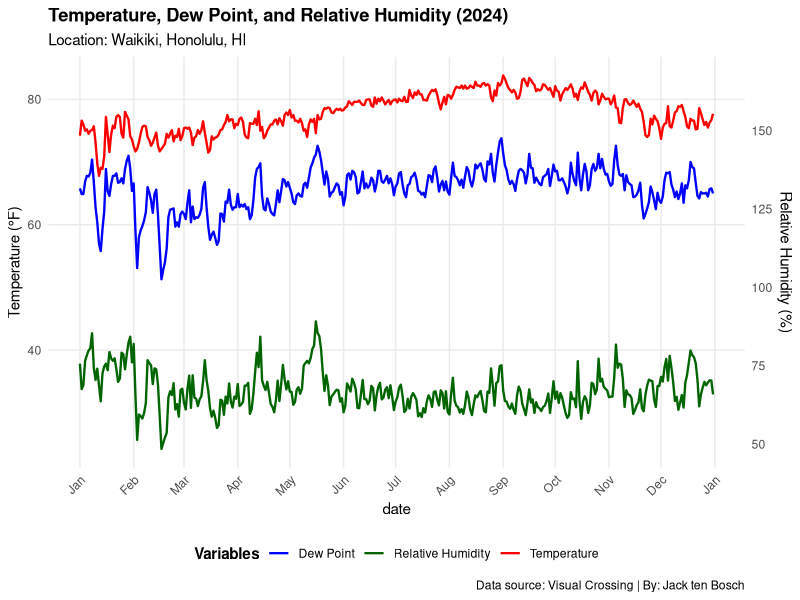
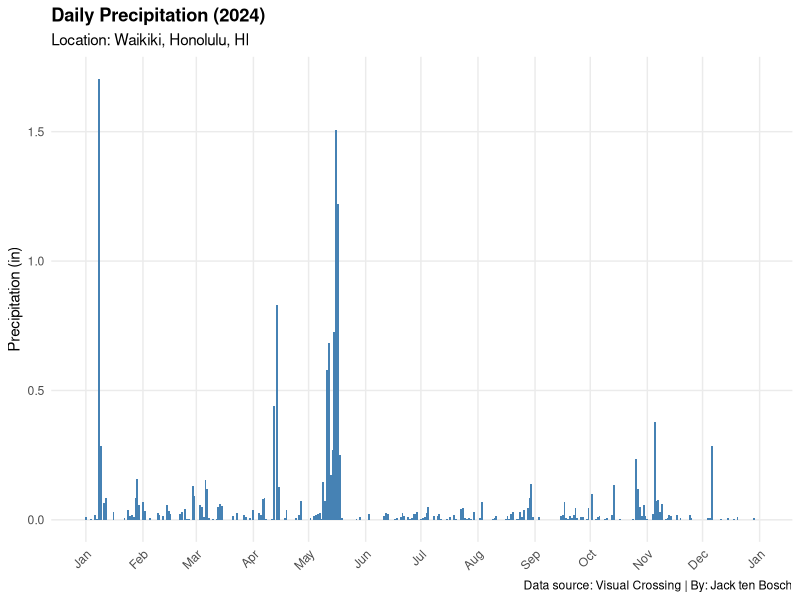
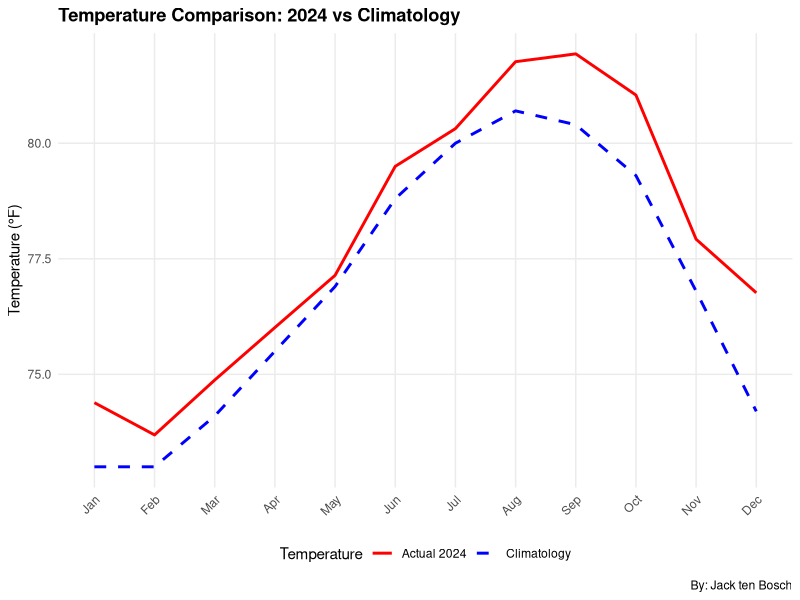
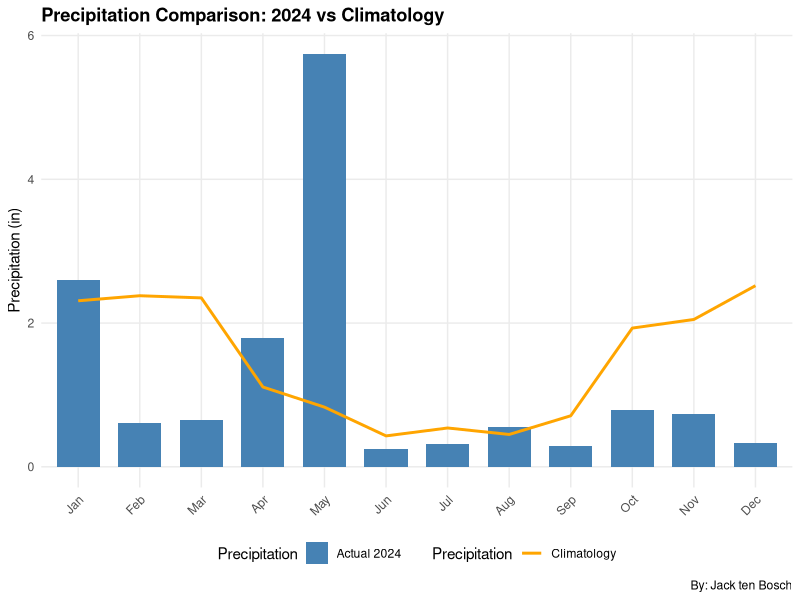
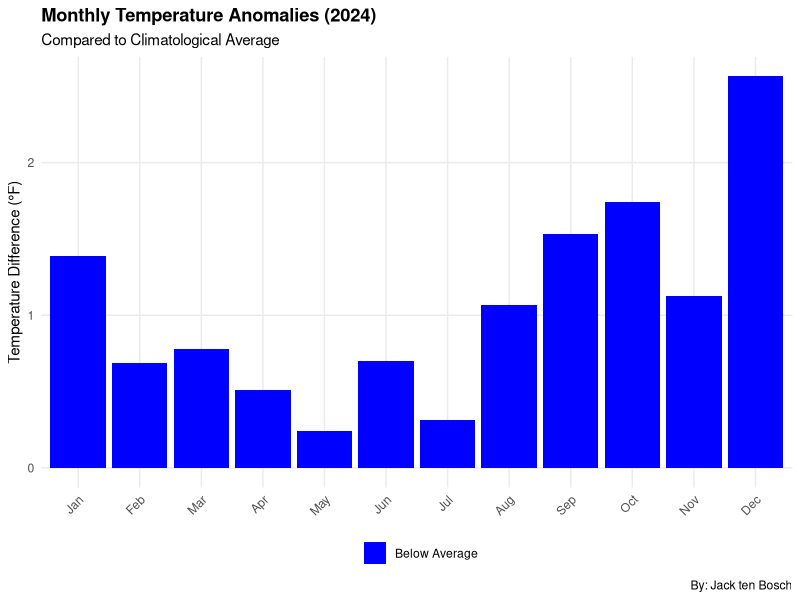
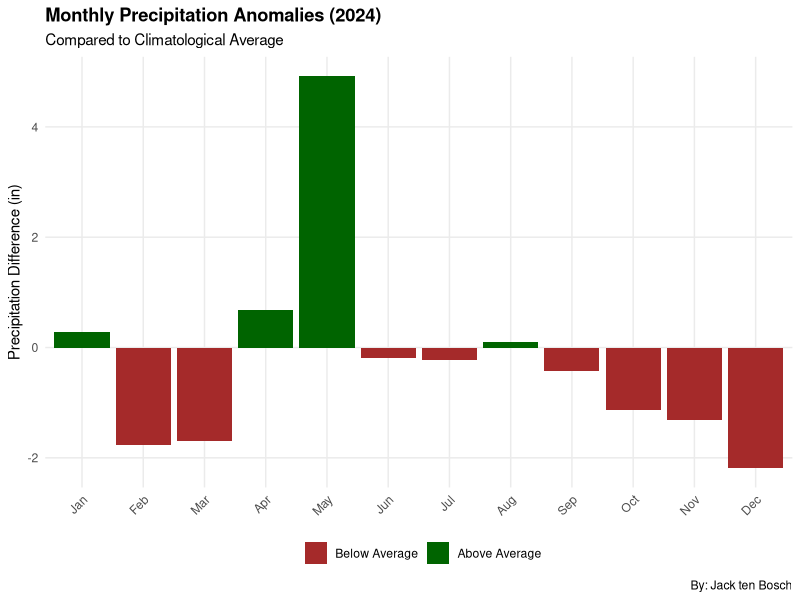
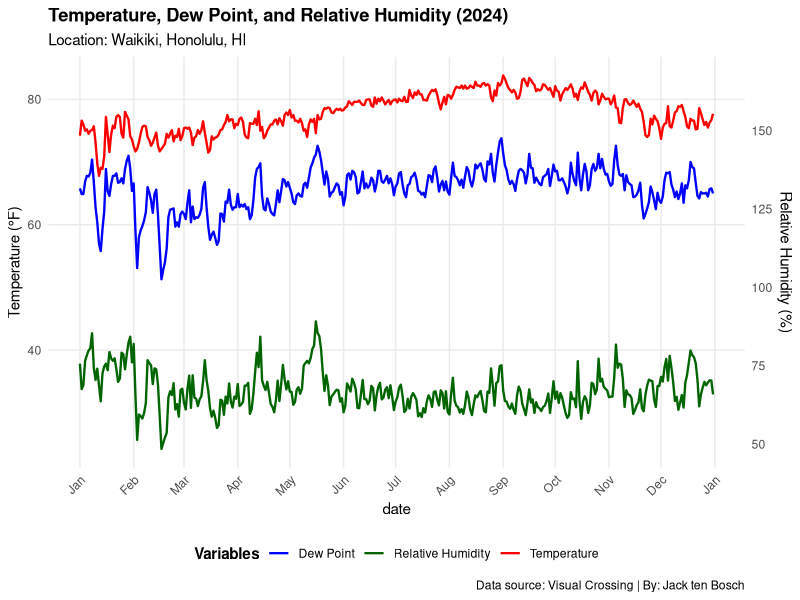
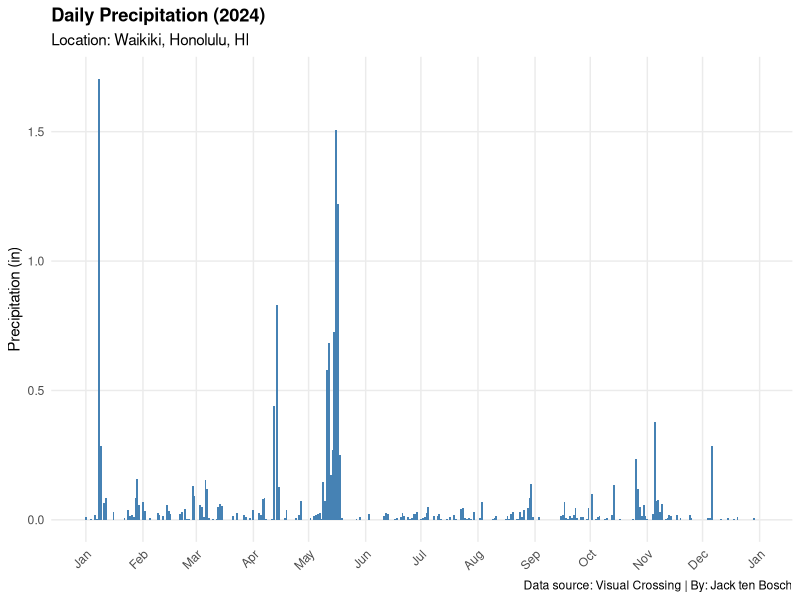

Reproduce these figures in R, in order.
# load required libraries
library(ggplot2)
library(dplyr)
library(lubridate)
library(zoo)      # for na.approx and na.spline
library(patchwork) # for combining plots
library(scales)   # for pretty axis formatting

# create plots directory if it doesn't exist
if (!dir.exists("plots")) {
  dir.create("plots")
}

# load the data
vuln_data <- read.csv("data.csv")

# data preprocessing: ensure 'datetime' is date type
# check if 'datetime' column exists and convert it
if("datetime" %in% colnames(vuln_data)) {
  vuln_data$date <- as.Date(vuln_data$datetime)
} else {
  stop("the required 'datetime' column is missing from data.csv")
}

# check for other required columns and handle potential missing data
required_cols <- c("temp", "dew", "humidity", "precip")
missing_cols <- setdiff(required_cols, colnames(vuln_data))
if(length(missing_cols) > 0) {
  warning(paste("the following required columns are missing:", paste(missing_cols, collapse=", "), "- related plots/analysis might fail."))
}

# i should probably consider simple imputation for missing numerical values if appropriate
# e.g., using linear interpolation for temp, dew, humidity
# vuln_data$temp <- na.approx(vuln_data$temp, na.rm = FALSE)
# vuln_data$dew <- na.approx(vuln_data$dew, na.rm = FALSE)
# vuln_data$humidity <- na.approx(vuln_data$humidity, na.rm = FALSE)
# vuln_data$precip <- ifelse(is.na(vuln_data$precip), 0, vuln_data$precip) # assume na precip is 0

# 1. create main time series plot (temperature, dew point, and relative humidity)
# check if necessary columns exist before plotting
if(all(c("temp", "dew", "humidity") %in% colnames(vuln_data))) {
  temp_dew_humidity_plot <- ggplot(vuln_data, aes(x = date)) +
    geom_line(aes(y = temp, color = "Temperature"), size = 0.8) +
    geom_line(aes(y = dew, color = "Dew Point"), size = 0.8) +
    geom_line(aes(y = humidity/2, color = "Relative Humidity"), size = 0.8) +
    scale_y_continuous(
      name = "Temperature (°F)",
      sec.axis = sec_axis(~.*2, name = "Relative Humidity (%)")
    ) +
    scale_x_date(date_breaks = "1 month", date_labels = "%b") +
    scale_color_manual(
      values = c("Temperature" = "red", "Dew Point" = "blue", 
                 "Relative Humidity" = "darkgreen"),
      name = "Variables"
    ) +
    labs(
      title = "Temperature, Dew Point, and Relative Humidity (2024)",
      subtitle = "Location: Waikiki, Honolulu, HI",
      caption = "Data source: Visual Crossing | By: Jack ten Bosch"
    ) +
    theme_minimal() +
    theme(
      legend.position = "bottom",
      axis.text.x = element_text(angle = 45, hjust = 1),
      panel.grid.minor = element_blank(),
      plot.title = element_text(face = "bold"),
      legend.title = element_text(face = "bold")
    )
  # print the plot
  print(temp_dew_humidity_plot)
  # save the plot
  ggsave("plots/temp_dew_humidity_plot.png", plot = temp_dew_humidity_plot, width = 10, height = 6, dpi = 300, bg = "white")
} else {
  warning("skipping temperature/dew/humidity plot due to missing columns.")
  temp_dew_humidity_plot <- NULL # assign null if plot cannot be created
}

# 2. create precipitation time series plot
if("precip" %in% colnames(vuln_data)) {
  precip_plot <- ggplot(vuln_data, aes(x = date, y = precip)) +
    geom_col(fill = "steelblue", width = 1) +
    scale_x_date(date_breaks = "1 month", date_labels = "%b") +
    labs(
      title = "Daily Precipitation (2024)",
      subtitle = "Location: Waikiki, Honolulu, HI",
      y = "Precipitation (in)",
      x = NULL,
      caption = "Data source: Visual Crossing | By: Jack ten Bosch"
    ) +
    theme_minimal() +
    theme(
      axis.text.x = element_text(angle = 45, hjust = 1),
      panel.grid.minor = element_blank(),
      plot.title = element_text(face = "bold")
    )
  # print the plot
  print(precip_plot)
  # save the plot
  ggsave("plots/precip_plot.png", plot = precip_plot, width = 10, height = 6, dpi = 300, bg = "white")
} else {
  warning("skipping precipitation plot due to missing 'precip' column.")
  precip_plot <- NULL # assign null if plot cannot be created
}

# 3. calculate monthly summaries for comparison with climatology
# check required columns before proceeding
if(all(c("temp", "dew", "humidity", "precip") %in% colnames(vuln_data))) {
  monthly_summary <- vuln_data %>%
    mutate(month_num = month(date)) %>%
    mutate(month = factor(month_num, 
                          levels = 1:12, 
                          labels = month.abb)) %>%
    group_by(month, month_num) %>%
    summarize(
      avg_temp = mean(temp, na.rm = TRUE),
      avg_dew = mean(dew, na.rm = TRUE),
      avg_humidity = mean(humidity, na.rm = TRUE),
      total_precip = sum(precip, na.rm = TRUE),
      .groups = "drop"
    ) %>%
    arrange(month_num)

  # climatology data for honolulu (replace with your actual week 3 lab data)
  # source: noaa climate normals for honolulu international airport (1991-2020)
  climatology <- data.frame(
    month_num = 1:12,
    month = factor(month.abb, levels = month.abb),
    clim_temp = c(73.0, 73.0, 74.1, 75.5, 76.9, 78.8, 80.0, 80.7, 80.4, 79.3, 76.8, 74.2),
    clim_precip = c(2.31, 2.38, 2.35, 1.11, 0.83, 0.43, 0.54, 0.45, 0.71, 1.93, 2.05, 2.52)
  )

  # merge actual data with climatology - fix the join
  comparison <- monthly_summary %>%
    select(-month) %>%  # remove the problematic factor
    left_join(climatology, by = "month_num") %>%
    mutate(
      temp_anomaly = avg_temp - clim_temp,
      precip_anomaly = total_precip - clim_precip
    )

  # add back month factor for plotting
  comparison <- comparison %>% 
    mutate(month = factor(month_num, levels = 1:12, labels = month.abb))

  # 4. create temperature comparison chart (actual 2024 vs climatology)
  temp_comparison_plot <- ggplot(comparison, aes(x = month)) +
    geom_line(aes(y = avg_temp, group = 1, color = "Actual 2024"), size = 1) +
    geom_line(aes(y = clim_temp, group = 1, color = "Climatology"), size = 1, linetype = "dashed") +
    scale_color_manual(values = c("Actual 2024" = "red", "Climatology" = "blue"), name = "Temperature") +
    labs(
      title = "Temperature Comparison: 2024 vs Climatology",
      y = "Temperature (°F)",
      x = NULL,
      caption = "By: Jack ten Bosch"
    ) +
    theme_minimal() +
    theme(
      legend.position = "bottom",
      axis.text.x = element_text(angle = 45, hjust = 1),
      panel.grid.minor = element_blank(),
      plot.title = element_text(face = "bold")
    )
  
  # print temperature comparison plot
  print(temp_comparison_plot)
  # save the plot
  ggsave("plots/temp_comparison_plot.png", plot = temp_comparison_plot, width = 10, height = 6, dpi = 300, bg = "white")
  
  # 5. create precipitation comparison chart (actual 2024 vs climatology)
  precip_comparison_plot <- ggplot(comparison, aes(x = month)) +
    geom_col(aes(y = total_precip, fill = "Actual 2024"), width = 0.7) +
    geom_line(aes(y = clim_precip, group = 1, color = "Climatology"), size = 1) +
    scale_fill_manual(values = c("Actual 2024" = "steelblue"), name = "Precipitation") +
    scale_color_manual(values = c("Climatology" = "orange"), name = "Precipitation") +
    labs(
      title = "Precipitation Comparison: 2024 vs Climatology",
      y = "Precipitation (in)",
      x = NULL,
      caption = "By: Jack ten Bosch"
    ) +
    theme_minimal() +
    theme(
      legend.position = "bottom",
      axis.text.x = element_text(angle = 45, hjust = 1),
      panel.grid.minor = element_blank(),
      plot.title = element_text(face = "bold")
    )
  
  # print precipitation comparison plot
  print(precip_comparison_plot)
  # save the plot
  ggsave("plots/precip_comparison_plot.png", plot = precip_comparison_plot, width = 10, height = 6, dpi = 300, bg = "white")

  # 6. create climate comparison plots - temperature anomalies
  temp_anomaly_plot <- ggplot(comparison, aes(x = month)) +
    geom_col(aes(y = temp_anomaly, fill = temp_anomaly > 0)) +
    scale_fill_manual(values = c("blue", "red"), 
                      labels = c("Below Average", "Above Average"),
                      name = "") +
    labs(
      title = "Monthly Temperature Anomalies (2024)",
      subtitle = "Compared to Climatological Average",
      y = "Temperature Difference (°F)",
      x = NULL,
      caption = "By: Jack ten Bosch"
    ) +
    theme_minimal() +
    theme(
      legend.position = "bottom",
      axis.text.x = element_text(angle = 45, hjust = 1),
      panel.grid.minor = element_blank(),
      plot.title = element_text(face = "bold")
    )
  
  # print temperature anomaly plot
  print(temp_anomaly_plot)
  # save the plot
  ggsave("plots/temp_anomaly_plot.png", plot = temp_anomaly_plot, width = 10, height = 6, dpi = 300, bg = "white")

  # 7. create climate comparison plots - precipitation anomalies
  precip_anomaly_plot <- ggplot(comparison, aes(x = month)) +
    geom_col(aes(y = precip_anomaly, fill = precip_anomaly > 0)) +
    scale_fill_manual(values = c("brown", "darkgreen"), 
                      labels = c("Below Average", "Above Average"),
                      name = "") +
    labs(
      title = "Monthly Precipitation Anomalies (2024)",
      subtitle = "Compared to Climatological Average",
      y = "Precipitation Difference (in)",
      x = NULL,
      caption = "By: Jack ten Bosch"
    ) +
    theme_minimal() +
    theme(
      legend.position = "bottom",
      axis.text.x = element_text(angle = 45, hjust = 1),
      panel.grid.minor = element_blank(),
      plot.title = element_text(face = "bold")
    )
    
  # print precipitation anomaly plot
  print(precip_anomaly_plot)
  # save the plot
  ggsave("plots/precip_anomaly_plot.png", plot = precip_anomaly_plot, width = 10, height = 6, dpi = 300, bg = "white")

  # 5. calculate statistics for the report
  temp_stats <- vuln_data %>%
    summarize(
      max_temp = max(temp, na.rm = TRUE),
      max_temp_date = date[which.max(temp)],
      min_temp = min(temp, na.rm = TRUE),
      min_temp_date = date[which.min(temp)]
    )

  precip_stats <- vuln_data %>%
    summarize(
      max_precip = max(precip, na.rm = TRUE),
      max_precip_date = date[which.max(precip)],
      total_annual_precip = sum(precip, na.rm = TRUE)
    )

  # print key statistics
  cat("temperature summary:\n")
  cat("highest temperature:", temp_stats$max_temp, "°f on", format(temp_stats$max_temp_date, "%b %d, %y"), "\n")
  cat("lowest temperature:", temp_stats$min_temp, "°f on", format(temp_stats$min_temp_date, "%b %d, %y"), "\n\n")

  cat("precipitation summary:\n")
  cat("highest daily precipitation:", precip_stats$max_precip, "inches on", format(precip_stats$max_precip_date, "%b %d, %y"), "\n")
  cat("total annual precipitation:", precip_stats$total_annual_precip, "inches\n\n")

  # find months with highest anomalies
  highest_temp_anomaly <- comparison %>% 
    filter(abs(temp_anomaly) == max(abs(temp_anomaly), na.rm = TRUE)) %>%
    select(month, temp_anomaly)

  highest_precip_anomaly <- comparison %>% 
    filter(abs(precip_anomaly) == max(abs(precip_anomaly), na.rm = TRUE)) %>%
    select(month, precip_anomaly)

  cat("months with highest anomalies:\n")
  # handle cases where highest anomaly might be na or multiple months tie
  if(nrow(highest_temp_anomaly) > 0 && !is.na(highest_temp_anomaly$temp_anomaly[1])) {
    cat("temperature:", paste(highest_temp_anomaly$month, collapse=", "), "with anomaly of", round(highest_temp_anomaly$temp_anomaly[1], 1), "°f\n")
  } else {
    cat("temperature: could not determine highest anomaly (possibly due to missing data).\n")
  }
  if(nrow(highest_precip_anomaly) > 0 && !is.na(highest_precip_anomaly$precip_anomaly[1])) {
    cat("precipitation:", paste(highest_precip_anomaly$month, collapse=", "), "with anomaly of", round(highest_precip_anomaly$precip_anomaly[1], 1), "inches\n\n")
  } else {
    cat("precipitation: could not determine highest anomaly (possibly due to missing data).\n\n")
  }

  # relationship between variables
  cat("correlation between variables:\n")
  cat("temperature and dew point:", cor(vuln_data$temp, vuln_data$dew, use = "complete.obs"), "\n")
  cat("temperature and relative humidity:", cor(vuln_data$temp, vuln_data$humidity, use = "complete.obs"), "\n")
  cat("dew point and relative humidity:", cor(vuln_data$dew, vuln_data$humidity, use = "complete.obs"), "\n")

} else {
  warning("skipping monthly summary, anomaly calculations, statistics, and comparison plots due to missing columns.")
}